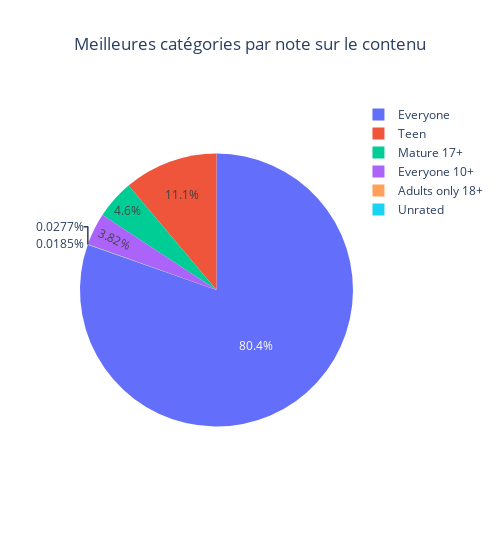

Notebook cell for this chart:
### Markdown cell above
Création du graphe

### Code cell
fig = go.Figure(data=[go.Pie(
    labels=top_categories.index,
    values=top_categories
)])
fig.update_layout(
    title_text='Meilleures catégories par note sur le contenu',
    width=500,
    title_x=0.5
)
fig.show()

### Figure 1 — Plotly figure (JSON) as saved in the notebook; plotly's stock layout.template omitted (floating-point values rounded to 4 significant figures)
{"data": [{"labels": ["Everyone", "Teen", "Mature 17+", "Everyone 10+", "Adults only 18+", "Unrated"], "type": "pie", "values": [8714, 1208, 499, 414, 3, 2]}], "layout": {"title": {"text": "Meilleures catégories par note sur le contenu", "x": 0.5}, "width": 500}}
